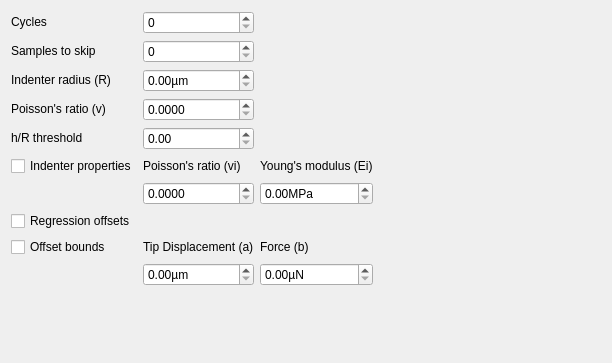
<?xml version="1.0" encoding="UTF-8"?>
<ui version="4.0">
 <class>w_Microindentation</class>
 <widget class="QWidget" name="w_Microindentation">
  <property name="geometry">
   <rect>
    <x>0</x>
    <y>0</y>
    <width>612</width>
    <height>363</height>
   </rect>
  </property>
  <layout class="QGridLayout" name="gl_Microindentation">
   <item row="0" column="0">
    <widget class="QLabel" name="l_Cycles">
     <property name="sizePolicy">
      <sizepolicy hsizetype="Fixed" vsizetype="Fixed">
       <horstretch>0</horstretch>
       <verstretch>0</verstretch>
      </sizepolicy>
     </property>
     <property name="toolTip">
      <string>Number of compression/recover cycles in the experiment</string>
     </property>
     <property name="text">
      <string>Cycles</string>
     </property>
    </widget>
   </item>
   <item row="0" column="1">
    <widget class="QSpinBox" name="sb_Cycles">
     <property name="sizePolicy">
      <sizepolicy hsizetype="Minimum" vsizetype="Fixed">
       <horstretch>0</horstretch>
       <verstretch>0</verstretch>
      </sizepolicy>
     </property>
     <property name="toolTip">
      <string>Number of compression/recover cycles in the experiment</string>
     </property>
     <property name="maximum">
      <number>999</number>
     </property>
    </widget>
   </item>
   <item row="0" column="3" rowspan="11">
    <spacer name="s_Horizontal">
     <property name="orientation">
      <enum>Qt::Orientation::Horizontal</enum>
     </property>
     <property name="sizeHint" stdset="0">
      <size>
       <width>40</width>
       <height>20</height>
      </size>
     </property>
    </spacer>
   </item>
   <item row="1" column="0">
    <widget class="QLabel" name="l_SamplesToSkip">
     <property name="sizePolicy">
      <sizepolicy hsizetype="Fixed" vsizetype="Fixed">
       <horstretch>0</horstretch>
       <verstretch>0</verstretch>
      </sizepolicy>
     </property>
     <property name="toolTip">
      <string>Number of samples at the beginning of the sample data to skip</string>
     </property>
     <property name="text">
      <string>Samples to skip</string>
     </property>
    </widget>
   </item>
   <item row="1" column="1">
    <widget class="QSpinBox" name="sb_SamplesToSkip">
     <property name="sizePolicy">
      <sizepolicy hsizetype="Minimum" vsizetype="Fixed">
       <horstretch>0</horstretch>
       <verstretch>0</verstretch>
      </sizepolicy>
     </property>
     <property name="maximum">
      <number>999</number>
     </property>
    </widget>
   </item>
   <item row="2" column="0">
    <widget class="QLabel" name="l_IndenterRadius">
     <property name="sizePolicy">
      <sizepolicy hsizetype="Fixed" vsizetype="Fixed">
       <horstretch>0</horstretch>
       <verstretch>0</verstretch>
      </sizepolicy>
     </property>
     <property name="toolTip">
      <string>Radius of the spherical indenter.  This is the value R in the equation F = 4/3 * (E*) * R^0.5 * (h - a)^1.5 + b</string>
     </property>
     <property name="text">
      <string>Indenter radius (R)</string>
     </property>
    </widget>
   </item>
   <item row="2" column="1">
    <widget class="QDoubleSpinBox" name="sb_IndenterRadius">
     <property name="sizePolicy">
      <sizepolicy hsizetype="Minimum" vsizetype="Fixed">
       <horstretch>0</horstretch>
       <verstretch>0</verstretch>
      </sizepolicy>
     </property>
     <property name="toolTip">
      <string>Radius of the spherical indenter.  This is the value R in the equation F = 4/3 * (E*) * R^0.5 * h^1.5</string>
     </property>
     <property name="suffix">
      <string>µm</string>
     </property>
     <property name="maximum">
      <double>9999.989999999999782</double>
     </property>
    </widget>
   </item>
   <item row="3" column="0">
    <widget class="QLabel" name="l_PoissonsRatio">
     <property name="sizePolicy">
      <sizepolicy hsizetype="Fixed" vsizetype="Fixed">
       <horstretch>0</horstretch>
       <verstretch>0</verstretch>
      </sizepolicy>
     </property>
     <property name="toolTip">
      <string>Poisson's ratio of the sample.  This is the value of v in the equation 1 / (E*) = (1 - v^2) / E + (1 - vi^2) / Ei.  See Bas, Onur, et al. &quot;Rational design and fabrication of multiphasic soft network composites for tissue engineering articular cartilage: A numerical model-based approach.&quot; Chemical Engineering Journal 340 (2018): 15-23</string>
     </property>
     <property name="text">
      <string>Poisson's ratio (v)</string>
     </property>
    </widget>
   </item>
   <item row="3" column="1">
    <widget class="QDoubleSpinBox" name="sb_PoissonsRatio">
     <property name="sizePolicy">
      <sizepolicy hsizetype="Minimum" vsizetype="Fixed">
       <horstretch>0</horstretch>
       <verstretch>0</verstretch>
      </sizepolicy>
     </property>
     <property name="toolTip">
      <string>Poisson's ratio of the sample.  This is the value of v in the equation 1 / (E*) = (1 - v^2) / E + (1 - vi^2) / Ei.  See Bas, Onur, et al. &quot;Rational design and fabrication of multiphasic soft network composites for tissue engineering articular cartilage: A numerical model-based approach.&quot; Chemical Engineering Journal 340 (2018): 15-23</string>
     </property>
     <property name="decimals">
      <number>4</number>
     </property>
     <property name="maximum">
      <double>0.500000000000000</double>
     </property>
     <property name="singleStep">
      <double>0.001000000000000</double>
     </property>
    </widget>
   </item>
   <item row="4" column="0">
    <widget class="QLabel" name="l_HRThreshold">
     <property name="sizePolicy">
      <sizepolicy hsizetype="Fixed" vsizetype="Fixed">
       <horstretch>0</horstretch>
       <verstretch>0</verstretch>
      </sizepolicy>
     </property>
     <property name="toolTip">
      <string>Threshold for the ratio of the indentation depth to the radius of the indenter.  If the ratio is greater than this value, then the Hertz model is not a valid approximation of the indentation response</string>
     </property>
     <property name="text">
      <string>h/R threshold</string>
     </property>
    </widget>
   </item>
   <item row="4" column="1">
    <widget class="QDoubleSpinBox" name="sb_HRThreshold">
     <property name="sizePolicy">
      <sizepolicy hsizetype="Minimum" vsizetype="Fixed">
       <horstretch>0</horstretch>
       <verstretch>0</verstretch>
      </sizepolicy>
     </property>
     <property name="toolTip">
      <string>Threshold for the ratio of the indentation depth to the radius of the indenter.  If the ratio is greater than this value, then the Hertz model is not a valid approximation of the indentation response</string>
     </property>
     <property name="maximum">
      <double>1.000000000000000</double>
     </property>
     <property name="singleStep">
      <double>0.010000000000000</double>
     </property>
    </widget>
   </item>
   <item row="5" column="0">
    <widget class="QCheckBox" name="cb_IndenterProperties">
     <property name="sizePolicy">
      <sizepolicy hsizetype="Fixed" vsizetype="Fixed">
       <horstretch>0</horstretch>
       <verstretch>0</verstretch>
      </sizepolicy>
     </property>
     <property name="toolTip">
      <string>If unchecked, the indenter is assumed to be rigid and will not mechanically deform, and therefore the indenter properties will be ignored in the calculation of the Young's modulus of the sample</string>
     </property>
     <property name="text">
      <string>Indenter properties</string>
     </property>
    </widget>
   </item>
   <item row="5" column="1">
    <widget class="QLabel" name="l_IndenterPoissonsRatio">
     <property name="sizePolicy">
      <sizepolicy hsizetype="Fixed" vsizetype="Fixed">
       <horstretch>0</horstretch>
       <verstretch>0</verstretch>
      </sizepolicy>
     </property>
     <property name="toolTip">
      <string>Poisson's ratio of the indenter.  This is the value of vi in the equation 1 / (E*) = (1 - v^2) / E + (1 - vi^2) / Ei.  If the indenter properties are ignored, then (1 - vi^2) / Ei will be set to 0.</string>
     </property>
     <property name="text">
      <string>Poisson's ratio (vi)</string>
     </property>
    </widget>
   </item>
   <item row="5" column="2">
    <widget class="QLabel" name="l_IndenterYoungsModulus">
     <property name="sizePolicy">
      <sizepolicy hsizetype="Fixed" vsizetype="Fixed">
       <horstretch>0</horstretch>
       <verstretch>0</verstretch>
      </sizepolicy>
     </property>
     <property name="toolTip">
      <string>Young's modulus of the indenter.  This is the value of Ei in the equation 1 / (E*) = (1 - v^2) / E + (1 - vi^2) / Ei.  If the indenter properties are ignored, then (1 - vi^2) / Ei will be set to 0.</string>
     </property>
     <property name="text">
      <string>Young's modulus (Ei)</string>
     </property>
    </widget>
   </item>
   <item row="6" column="1">
    <widget class="QDoubleSpinBox" name="sb_IndenterPoissonsRatio">
     <property name="sizePolicy">
      <sizepolicy hsizetype="Minimum" vsizetype="Fixed">
       <horstretch>0</horstretch>
       <verstretch>0</verstretch>
      </sizepolicy>
     </property>
     <property name="toolTip">
      <string>Poisson's ratio of the indenter.  This is the value of vi in the equation 1 / (E*) = (1 - v^2) / E + (1 - vi^2) / Ei.  If the indenter properties are ignored, then (1 - vi^2) / Ei will be set to 0.</string>
     </property>
     <property name="decimals">
      <number>4</number>
     </property>
     <property name="maximum">
      <double>0.500000000000000</double>
     </property>
     <property name="singleStep">
      <double>0.001000000000000</double>
     </property>
    </widget>
   </item>
   <item row="6" column="2">
    <widget class="QDoubleSpinBox" name="sb_IndenterYoungsModulus">
     <property name="sizePolicy">
      <sizepolicy hsizetype="Minimum" vsizetype="Fixed">
       <horstretch>0</horstretch>
       <verstretch>0</verstretch>
      </sizepolicy>
     </property>
     <property name="toolTip">
      <string>Young's modulus of the indenter.  This is the value of Ei in the equation 1 / (E*) = (1 - v^2) / E + (1 - vi^2) / Ei.  If the indenter properties are ignored, then (1 - vi^2) / Ei will be set to 0.</string>
     </property>
     <property name="suffix">
      <string>MPa</string>
     </property>
     <property name="maximum">
      <double>9999999.990000000223517</double>
     </property>
    </widget>
   </item>
   <item row="7" column="0">
    <widget class="QCheckBox" name="cb_RegressionOffsets">
     <property name="sizePolicy">
      <sizepolicy hsizetype="Fixed" vsizetype="Fixed">
       <horstretch>0</horstretch>
       <verstretch>0</verstretch>
      </sizepolicy>
     </property>
     <property name="toolTip">
      <string>If unchecked, the experiment is assumed to have been perfectly prepared, calibrated, and configured, and therefore the offsets between the experiment outputs and the values can be ignored in the equation relating indentation depth to indentation force</string>
     </property>
     <property name="text">
      <string>Regression offsets</string>
     </property>
    </widget>
   </item>
   <item row="8" column="0">
    <widget class="QCheckBox" name="cb_OffsetBounds">
     <property name="sizePolicy">
      <sizepolicy hsizetype="Fixed" vsizetype="Fixed">
       <horstretch>0</horstretch>
       <verstretch>0</verstretch>
      </sizepolicy>
     </property>
     <property name="toolTip">
      <string>If unchecked, parameter offsets are unbounded and can take whatever value required to minimise the regression error</string>
     </property>
     <property name="text">
      <string>Offset bounds</string>
     </property>
    </widget>
   </item>
   <item row="8" column="1">
    <widget class="QLabel" name="l_OffsetTipDisplacement">
     <property name="sizePolicy">
      <sizepolicy hsizetype="Fixed" vsizetype="Fixed">
       <horstretch>0</horstretch>
       <verstretch>0</verstretch>
      </sizepolicy>
     </property>
     <property name="toolTip">
      <string>Offset that relates the tip displacement and indentation depth.  It is the parameter a in the equation F = 4 / 3 * (E*) * R^0.5 * (h - a)^1.5 + b</string>
     </property>
     <property name="text">
      <string>Tip Displacement (a)</string>
     </property>
    </widget>
   </item>
   <item row="8" column="2">
    <widget class="QLabel" name="l_OffsetForce">
     <property name="sizePolicy">
      <sizepolicy hsizetype="Fixed" vsizetype="Fixed">
       <horstretch>0</horstretch>
       <verstretch>0</verstretch>
      </sizepolicy>
     </property>
     <property name="toolTip">
      <string>Offset that relates the measured force and indentation force.  It is the parameter b in the equation F = 4 / 3 * (E*) * R^0.5 * (h - a)^1.5 + b</string>
     </property>
     <property name="text">
      <string>Force (b)</string>
     </property>
    </widget>
   </item>
   <item row="9" column="1">
    <widget class="QDoubleSpinBox" name="sb_OffsetTipDisplacement">
     <property name="toolTip">
      <string>Offset that relates the tip displacement and indentation depth.  It is the parameter a in the equation F = 4 / 3 * (E*) * R^0.5 * (h - a)^1.5 + b</string>
     </property>
     <property name="suffix">
      <string>µm</string>
     </property>
     <property name="maximum">
      <double>1000.000000000000000</double>
     </property>
    </widget>
   </item>
   <item row="9" column="2">
    <widget class="QDoubleSpinBox" name="sb_OffsetForce">
     <property name="toolTip">
      <string>Offset that relates the measured force and indentation force.  It is the parameter b in the equation F = 4 / 3 * (E*) * R^0.5 * (h - a)^1.5 + b</string>
     </property>
     <property name="suffix">
      <string>µN</string>
     </property>
     <property name="maximum">
      <double>1000000.000000000000000</double>
     </property>
    </widget>
   </item>
   <item row="10" column="0" colspan="3">
    <spacer name="s_Vertical">
     <property name="orientation">
      <enum>Qt::Orientation::Vertical</enum>
     </property>
     <property name="sizeHint" stdset="0">
      <size>
       <width>20</width>
       <height>40</height>
      </size>
     </property>
    </spacer>
   </item>
  </layout>
 </widget>
 <resources/>
 <connections/>
</ui>
